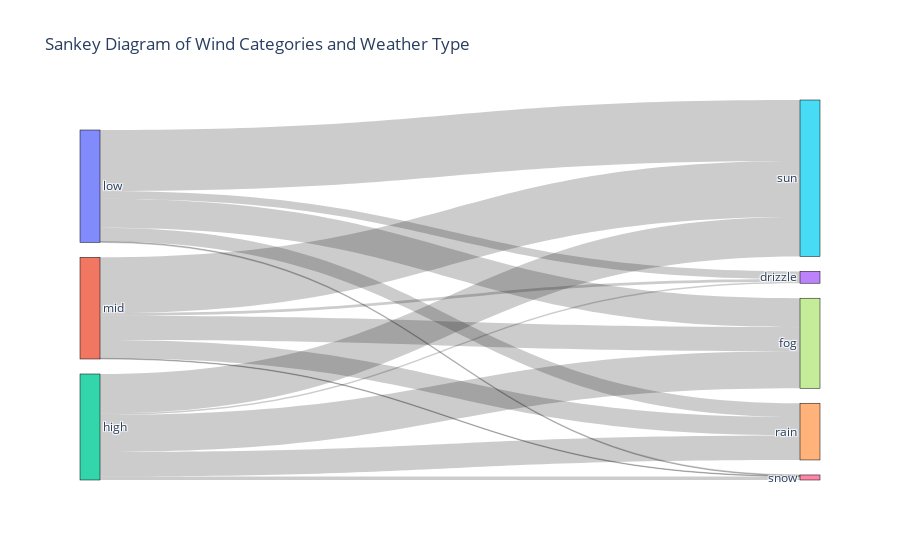

Write notebook code for a chart like this one.
### Code cell
# Make sankey diagram
wind_categories = ["low", "mid", "high"]
weather_categories = ["drizzle", "rain", "sun", "snow", "fog"]
labels = wind_categories + weather_categories
label_to_index = {label: idx for idx, label in enumerate(labels)}
fig = go.Figure(data=[go.Sankey(
    node=dict(
        pad=15,
        thickness=20,
        line=dict(color="black", width=0.5),
        label = labels
    ),
    link=dict(
        source=count_table["wind_category"].map(label_to_index),
        target=count_table["weather"].map(label_to_index),
        value=count_table["count"]
    )
)])

# Update the layout and show the diagram
fig.update_layout(title_text="Sankey Diagram of Wind Categories and Weather Type")
fig.show()

### Figure 1 — Plotly figure (JSON) as saved in the notebook; plotly's stock layout.template omitted (floating-point values rounded to 4 significant figures)
{"data": [{"link": {"source": [0, 0, 0, 0, 0, 1, 1, 1, 1, 1, 2, 2, 2, 2, 2], "target": [3, 7, 4, 6, 5, 3, 7, 4, 6, 5, 3, 7, 4, 6, 5], "value": [35, 132, 63, 4, 279, 12, 110, 84, 3, 255, 7, 169, 112, 16, 180]}, "node": {"label": ["low", "mid", "high", "drizzle", "rain", "sun", "snow", "fog"], "line": {"color": "black", "width": 0.5}, "pad": 15, "thickness": 20}, "type": "sankey"}], "layout": {"title": {"text": "Sankey Diagram of Wind Categories and Weather Type"}}}
